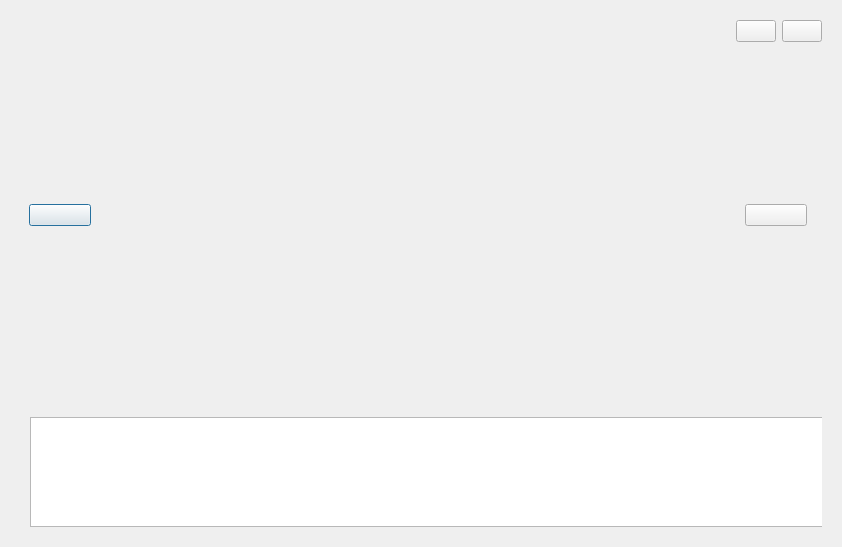
<?xml version="1.0" encoding="UTF-8"?>
<ui version="4.0">
 <class>SlideShowDlg</class>
 <widget class="QDialog" name="SlideShowDlg">
  <property name="geometry">
   <rect>
    <x>0</x>
    <y>0</y>
    <width>842</width>
    <height>547</height>
   </rect>
  </property>
  <property name="windowTitle">
   <string>Dialog</string>
  </property>
  <layout class="QVBoxLayout" name="verticalLayout" stretch="7,1">
   <item>
    <widget class="QWidget" name="slideShow" native="true">
     <layout class="QGridLayout" name="gridLayout">
      <item row="1" column="0">
       <widget class="QWidget" name="slideprewid" native="true">
        <property name="minimumSize">
         <size>
          <width>80</width>
          <height>0</height>
         </size>
        </property>
        <property name="maximumSize">
         <size>
          <width>80</width>
          <height>16777215</height>
         </size>
        </property>
        <layout class="QHBoxLayout" name="horizontalLayout_3">
         <item>
          <widget class="PicButton" name="slidepreBtn">
           <property name="text">
            <string/>
           </property>
          </widget>
         </item>
        </layout>
       </widget>
      </item>
      <item row="0" column="3">
       <layout class="QHBoxLayout" name="horizontalLayout_2">
        <item>
         <widget class="PicStateBtn" name="playBtn">
          <property name="text">
           <string/>
          </property>
         </widget>
        </item>
        <item>
         <widget class="PicButton" name="closeBtn">
          <property name="text">
           <string/>
          </property>
         </widget>
        </item>
       </layout>
      </item>
      <item row="1" column="3">
       <widget class="QWidget" name="slidenextwid" native="true">
        <property name="minimumSize">
         <size>
          <width>80</width>
          <height>0</height>
         </size>
        </property>
        <property name="maximumSize">
         <size>
          <width>80</width>
          <height>16777215</height>
         </size>
        </property>
        <layout class="QHBoxLayout" name="horizontalLayout_4">
         <item>
          <widget class="PicButton" name="slidenextBtn">
           <property name="text">
            <string/>
           </property>
          </widget>
         </item>
        </layout>
       </widget>
      </item>
      <item row="1" column="2">
       <widget class="PicAnimationWid" name="picAnimation" native="true"/>
      </item>
     </layout>
    </widget>
   </item>
   <item>
    <widget class="QWidget" name="preShow" native="true">
     <layout class="QHBoxLayout" name="horizontalLayout">
      <item>
       <widget class="QWidget" name="widget" native="true">
        <property name="minimumSize">
         <size>
          <width>0</width>
          <height>120</height>
         </size>
        </property>
        <property name="maximumSize">
         <size>
          <width>16777215</width>
          <height>120</height>
         </size>
        </property>
        <widget class="PreListWid" name="preListWidget">
         <property name="geometry">
          <rect>
           <x>10</x>
           <y>10</y>
           <width>16777215</width>
           <height>110</height>
          </rect>
         </property>
         <property name="sizePolicy">
          <sizepolicy hsizetype="Expanding" vsizetype="Expanding">
           <horstretch>0</horstretch>
           <verstretch>0</verstretch>
          </sizepolicy>
         </property>
         <property name="minimumSize">
          <size>
           <width>0</width>
           <height>110</height>
          </size>
         </property>
         <property name="maximumSize">
          <size>
           <width>16777215</width>
           <height>110</height>
          </size>
         </property>
         <property name="flow">
          <enum>QListView::LeftToRight</enum>
         </property>
         <property name="viewMode">
          <enum>QListView::ListMode</enum>
         </property>
        </widget>
       </widget>
      </item>
     </layout>
    </widget>
   </item>
  </layout>
 </widget>
 <customwidgets>
  <customwidget>
   <class>PicButton</class>
   <extends>QPushButton</extends>
   <header location="global">picbutton.h</header>
  </customwidget>
  <customwidget>
   <class>PicStateBtn</class>
   <extends>QPushButton</extends>
   <header location="global">picstatebtn.h</header>
  </customwidget>
  <customwidget>
   <class>PicAnimationWid</class>
   <extends>QWidget</extends>
   <header location="global">picanimationwid.h</header>
   <container>1</container>
  </customwidget>
  <customwidget>
   <class>PreListWid</class>
   <extends>QListWidget</extends>
   <header>prelistwid.h</header>
  </customwidget>
 </customwidgets>
 <resources/>
 <connections/>
</ui>
